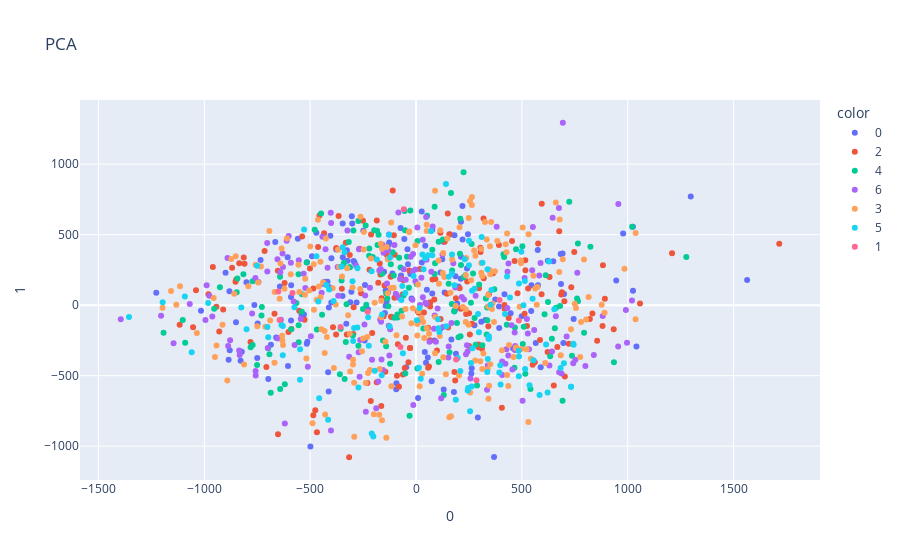

Source (notebook cell):
### Code cell
fig = px.scatter(Xtrain_lbp_pca[:999], x=0, y=1, color=df1['emotion'],title ="PCA")
fig.show()

### Figure 1 — Plotly figure (JSON) as saved in the notebook; plotly's stock layout.template omitted (floating-point values rounded to 4 significant figures; data arrays with more than 128 entries replaced by an {"elided": "..."} marker saying what was removed)
{"data": [{"hovertemplate": "color=0<br>0=%{x}<br>1=%{y}<extra></extra>", "legendgroup": "0", "marker": {"color": "#636efa", "symbol": "circle"}, "mode": "markers", "name": "0", "orientation": "v", "showlegend": true, "type": "scatter", "x": {"elided": "153 float values"}, "xaxis": "x", "y": {"elided": "153 float values"}, "yaxis": "y"}, {"hovertemplate": "color=2<br>0=%{x}<br>1=%{y}<extra></extra>", "legendgroup": "2", "marker": {"color": "#EF553B", "symbol": "circle"}, "mode": "markers", "name": "2", "orientation": "v", "showlegend": true, "type": "scatter", "x": {"elided": "168 float values"}, "xaxis": "x", "y": {"elided": "168 float values"}, "yaxis": "y"}, {"hovertemplate": "color=4<br>0=%{x}<br>1=%{y}<extra></extra>", "legendgroup": "4", "marker": {"color": "#00cc96", "symbol": "circle"}, "mode": "markers", "name": "4", "orientation": "v", "showlegend": true, "type": "scatter", "x": {"elided": "153 float values"}, "xaxis": "x", "y": {"elided": "153 float values"}, "yaxis": "y"}, {"hovertemplate": "color=6<br>0=%{x}<br>1=%{y}<extra></extra>", "legendgroup": "6", "marker": {"color": "#ab63fa", "symbol": "circle"}, "mode": "markers", "name": "6", "orientation": "v", "showlegend": true, "type": "scatter", "x": {"elided": "171 float values"}, "xaxis": "x", "y": {"elided": "171 float values"}, "yaxis": "y"}, {"hovertemplate": "color=3<br>0=%{x}<br>1=%{y}<extra></extra>", "legendgroup": "3", "marker": {"color": "#FFA15A", "symbol": "circle"}, "mode": "markers", "name": "3", "orientation": "v", "showlegend": true, "type": "scatter", "x": {"elided": "221 float values"}, "xaxis": "x", "y": {"elided": "221 float values"}, "yaxis": "y"}, {"hovertemplate": "color=5<br>0=%{x}<br>1=%{y}<extra></extra>", "legendgroup": "5", "marker": {"color": "#19d3f3", "symbol": "circle"}, "mode": "markers", "name": "5", "orientation": "v", "showlegend": true, "type": "scatter", "x": [-1197.0, 76.64, -547.8, 399.4, 313.7, -415.3, 429.8, 486.4, -629.3, 196.7, -160.3, 682.8, -825.5, 110.1, -389.7, 249.9, -457.6, -635.9, 536.2, 627.4, 276.2, -352.2, -297.2, 259.2, -124.8, -62.07, -424.2, 550.6, 103.8, -293.1, 744.2, 497.2, -201.8, 344.1, 43.35, 169.0, 732.3, 13.26, 209.1, 154.7, -1356.0, -702.3, 250.2, 292.9, 398.0, -629.5, -698.1, 262.7, -223.2, -751.0, 169.8, 343.9, 507.5, 484.6, 513.7, 336.3, 338.9, 106.0, 244.2, 614.2, 297.0, 35.19, 57.15, -277.1, 3.94, -209.9, 352.0, 181.7, -529.0, -185.1, -800.7, -226.3, 143.4, -337.6, 393.3, 583.5, 22.14, 486.2, 485.5, 515.1, 187.8, -300.1, 732.3, -548.4, -982.0, -123.1, -1092.0, 356.4, 266.8, 71.04, -410.4, 653.2, -127.3, 742.7, 555.0, -574.6, -346.3, 16.73, -1060.0, 698.6, -461.3, 309.8, 337.4, 443.5, -11.24, -272.1, 229.6, 246.0, 30.12, -162.1, -209.3, -195.2, 264.4, -470.4, 420.4, -276.5, -69.39, -64.87, 255.2, 621.5, 141.3, -50.7], "xaxis": "x", "y": [19.82, 354.8, -312.4, -562.0, 300.1, -812.0, 203.5, -363.7, -148.5, -375.5, -66.84, -445.6, -16.61, -190.6, 30.0, 283.8, -659.3, -140.3, -567.5, 310.5, 115.9, 273.6, -254.8, -409.6, -150.9, -341.9, 142.7, 45.31, -99.73, -162.5, -279.9, 378.0, -931.6, -219.6, 332.0, 222.4, -578.7, -443.4, -466.2, 200.6, -83.7, -154.1, 456.5, -62.47, -425.7, -355.9, -226.8, -577.6, -288.1, 280.4, 358.9, -238.0, -0.9957, -323.8, 171.6, -474.2, -382.0, -163.5, -604.6, -278.5, -192.8, 255.5, 353.5, -158.7, -107.0, 240.3, 3.279, 140.7, 536.0, 324.3, -170.5, -86.37, -150.2, 376.1, -477.1, -637.8, -521.1, 152.9, -504.8, -453.5, -670.4, 170.3, -578.7, -528.7, 15.98, 337.9, 61.22, 108.2, -305.6, 524.6, 111.2, -29.45, 500.2, -274.3, -390.3, -15.2, 411.2, -20.37, -333.7, -411.0, 25.14, 482.9, 255.5, 54.79, 206.9, -583.8, 325.5, -586.7, 358.6, -496.9, -910.8, -464.9, 102.5, 346.5, -62.07, 262.3, 36.18, 135.1, -751.4, -619.3, 859.7, 86.97], "yaxis": "y"}, {"hovertemplate": "color=1<br>0=%{x}<br>1=%{y}<extra></extra>", "legendgroup": "1", "marker": {"color": "#FF6692", "symbol": "circle"}, "mode": "markers", "name": "1", "orientation": "v", "showlegend": true, "type": "scatter", "x": [-583.7, -356.7, -644.8, -57.49, -650.5, 189.3, 485.6, -73.43, 285.5, -228.7, 394.6], "xaxis": "x", "y": [86.63, -155.1, -104.9, 680.9, 96.3, -384.5, -108.3, -297.0, -533.1, -45.94, 37.03], "yaxis": "y"}], "layout": {"legend": {"title": {"text": "color"}, "tracegroupgap": 0}, "title": {"text": "PCA"}, "xaxis": {"anchor": "y", "domain": [0, 1], "title": {"text": "0"}}, "yaxis": {"anchor": "x", "domain": [0, 1], "title": {"text": "1"}}}}
